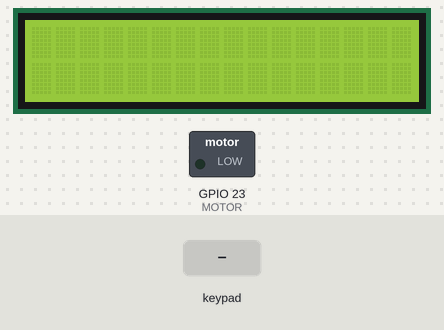
The sketch below on a simulated ESP32. On the bench: 16×2 character LCD, switched loads named in the sketch (green lamp = pin HIGH). The inputs (shaded band) are chosen by the test bench. I2S audio is not simulated (input reads silence); what the sketch prints to the serial monitor is not drawn.

Above: at 1.2 s.
1.3 s: keypad keys 1 9 1 8 5 1 7 * pressed 0.4 s apart
At 2.8 s:
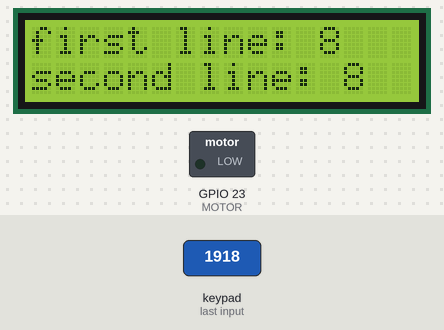
At 5.4 s:
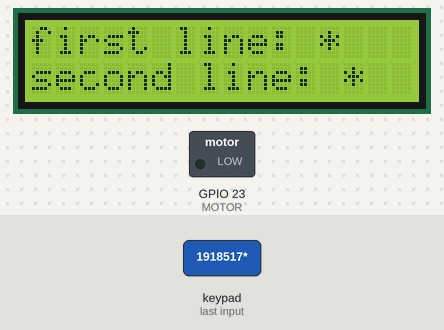
6.0 s: key 'A' pressed
At 6.6 s:
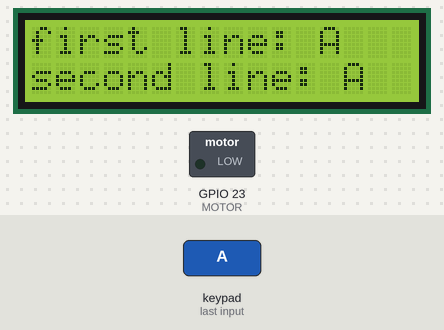
7.5 s: key 'C' pressed
At 8.0 s:
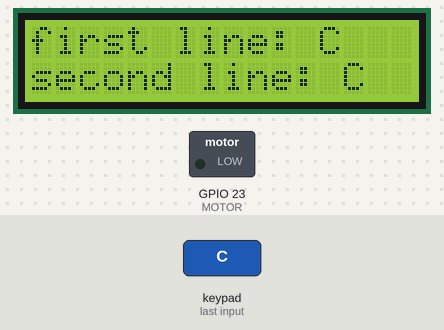
Timing chart, 0 to 7.8 s (numbered marks = the images above; inputs shaded):
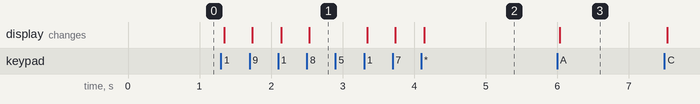

Measured:
- after the input at 1.3 s, the display: first changes at once (image 1 shows a later state)
- after the input at 6.0 s, the display: changes at once (image 3)

The sketch:

shery_project.ino
```cpp
#include <driver/i2s.h>

#include <LiquidCrystal_I2C.h>
#include <Keypad.h>


#define BCLK_PIN 25
#define DOUT_PIN 33
#define LRCL_PIN 32
#define ROW_NUM     4 // four rows
#define COLUMN_NUM  4 // four columns
#define MOTOR 23
bool isNoise =false;
char keys[ROW_NUM][COLUMN_NUM] = {
  {'1', '2', '3', 'A'},
  {'4', '5', '6', 'B'},
  {'7', '8', '9', 'C'},
  {'*', '0', '#', 'D'}
};

byte pin_rows[ROW_NUM]      = {19, 18, 5, 17}; // GPIO19, GPIO18, GPIO5, GPIO17 connect to the row pins
byte pin_column[COLUMN_NUM] = {16, 4, 2, 15};   // GPIO16, GPIO4, GPIO0, GPIO2 connect to the column pins

Keypad keypad = Keypad( makeKeymap(keys), pin_rows, pin_column, ROW_NUM, COLUMN_NUM );

// set the LCD number of columns and rows
int lcdColumns = 16;
int lcdRows = 2;

// set LCD address, number of columns and rows
// if you don't know your display address, run an I2C scanner sketch
LiquidCrystal_I2C lcd(0x27, lcdColumns, lcdRows);

void setup() {
  Serial.begin(9600);
  lcd.begin();
  lcd.backlight();
pinMode(MOTOR,OUTPUT);
  while (!Serial) {
    ; // wait for serial port to connect. Needed for native USB port only
  }

  const i2s_config_t i2s_config = {
    .mode = i2s_mode_t(I2S_MODE_MASTER | I2S_MODE_RX),
    .sample_rate = 22050,
    .bits_per_sample = I2S_BITS_PER_SAMPLE_32BIT,
    .channel_format = I2S_CHANNEL_FMT_ONLY_RIGHT,
    .communication_format = i2s_comm_format_t(I2S_COMM_FORMAT_I2S | I2S_COMM_FORMAT_I2S_MSB),
    .intr_alloc_flags = ESP_INTR_FLAG_LEVEL1,
    .dma_buf_count = 4,
    .dma_buf_len = 8
  };

  const i2s_pin_config_t pin_config = {
    .bck_io_num = BCLK_PIN,
    .ws_io_num = LRCL_PIN,
    .data_out_num = -1, // not used (only for speakers)
    .data_in_num = DOUT_PIN
  };

  i2s_driver_install(I2S_NUM_0, &i2s_config, 0, NULL);
  i2s_set_pin(I2S_NUM_0, &pin_config);
}

void loop() {
  uint32_t sample = 0;
  size_t bytes_read;
  i2s_read(I2S_NUM_0, &sample, sizeof(sample), &bytes_read, portMAX_DELAY);
  if (bytes_read > 0) {
    Serial.println(sample);
}

if (sample > 4090000000){
isNoise = true;
digitalWrite(MOTOR,HIGH);
delay(1000);
digitalWrite(MOTOR,LOW);
delay(1000);
digitalWrite(MOTOR,HIGH);
delay(1000);
digitalWrite(MOTOR,LOW);
delay(1000);
}else{
  digitalWrite(MOTOR,LOW);
  isNoise=false;
}

char key = keypad.getKey();
  if (key) {
  Serial.println(key);
if (key == '1'){
   lcd.clear();
lcd.setCursor(0, 0);
  lcd.print("first line: 1");
  lcd.setCursor(0,1);
  lcd.print("second line: 1");
}else if (key == '2'){
   lcd.clear();
lcd.setCursor(0, 0);
  lcd.print("first line: 2");
  lcd.setCursor(0,1);
  lcd.print("second line: 2");
}else if (key == 'A'){
     lcd.clear();
lcd.setCursor(0, 0);
  lcd.print("first line: A");
  lcd.setCursor(0,1);
  lcd.print("second line: A");
}else if (key == '4'){
     lcd.clear();
lcd.setCursor(0, 0);
  lcd.print("first line: 4");
  lcd.setCursor(0,1);
  lcd.print("second line: 4");
}else if (key == '7'){
     lcd.clear();
lcd.setCursor(0, 0);
  lcd.print("first line: 7");
  lcd.setCursor(0,1);
  lcd.print("second line: 7");
}else if (key == '8'){
     lcd.clear();
lcd.setCursor(0, 0);
  lcd.print("first line: 8");
  lcd.setCursor(0,1);
  lcd.print("second line: 8");
}else if (key == '9'){
     lcd.clear();
lcd.setCursor(0, 0);
  lcd.print("first line: 9");
  lcd.setCursor(0,1);
  lcd.print("second line: 9");
}else if (key == 'C'){
     lcd.clear();
lcd.setCursor(0, 0);
  lcd.print("first line: C");
  lcd.setCursor(0,1);
  lcd.print("second line: C");
}else if (key == '*'){
     lcd.clear();
lcd.setCursor(0, 0);
  lcd.print("first line: *");
  lcd.setCursor(0,1);
  lcd.print("second line: *");
}else if (key == '0'){
     lcd.clear();
lcd.setCursor(0, 0);
  lcd.print("first line: 0");
  lcd.setCursor(0,1);
  lcd.print("second line: 0");
}else if (key == 'D'){
     lcd.clear();
lcd.setCursor(0, 0);
  lcd.print("first line: D");
  lcd.setCursor(0,1);
  lcd.print("second line: D");
}
  }
}
```
